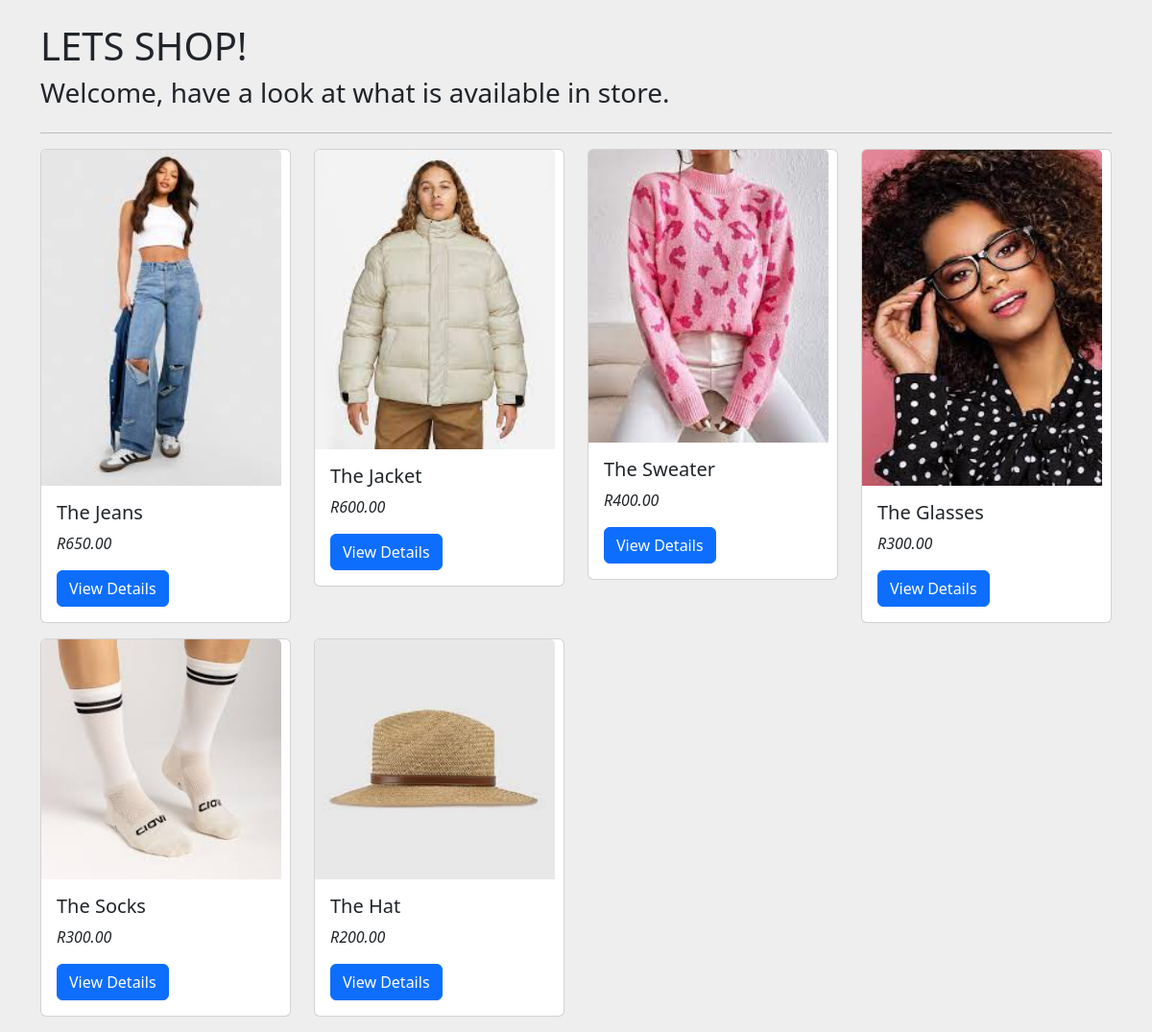
The page / on the database its author committed.
### shopping/models.py (models this page shows, shortened)
class Products(models.Model):
    question_text = models.CharField(max_length=200)
    price = models.DecimalField(max_digits=10, decimal_places=2, default=0.00)
    image = models.ImageField(upload_to='products/', default= 1)

### shopping/views.py (the view)
# urls.py: path('', views.index, name='index'),
def index(request):
    latest_question_list = Products.objects.order_by('-price')[::]
    context = {'latest_question_list': latest_question_list}
    return render(request, "shopping/shop_page.html", context)

### shopping/templates/shopping/shop_page.html (shortened to what this page needs)
<!DOCTYPE html>
<html>
<head>
    <link href="https://cdn.jsdelivr.net/npm/bootstrap@5.3.1/dist/css/bootstrap.min.css" rel="stylesheet">
</head>
<body>
    {% load static %}
    <div class="container">
        <div class="row">
            <div class="col-md-10 background">
                <br>
                <h1>LETS SHOP!</h1>
                <h3>Welcome, have a look at what is available in store.</h3>
            </div>
        </div>
        <hr>
        {% if latest_question_list %}
        <div class="row">
            {% for question in latest_question_list %}
            <div class="col-md-3">
                <div class="card mb-3">
                    <img src="{% static question.image.url %}" alt="{{ question.question_text }}" class="card-img-top question-img">
                    <div class="card-body">
                        <h5 class="card-title">{{ question.question_text }}</h5>
                        <p class="card-text"><em>R{{ question.price }}</em></p>
                        <a href="{% url 'shopping:detail' question.id %}" class="btn btn-primary">View Details</a>
                    </div>
                </div>
            </div>
            {% endfor %}
        </div>
        {% endif %}
    </div>
</body>
</html>

### shopping/templates/shopping/shop_page.html (style rules this page uses)
body { background-color: rgb(238, 238, 239); }
.question-img { max-width: 250px; max-height: 350px; }

### rows shown on the page
Products: image (picture), question_text "The Jeans", price "650.00"
Products: image (picture), question_text "The Jacket", price "600.00"
Products: image (picture), question_text "The Sweater", price "400.00"
Products: image (picture), question_text "The Glasses", price "300.00"
Products: image (picture), question_text "The Socks", price "300.00"
Products: image (picture), question_text "The Hat", price "200.00"
